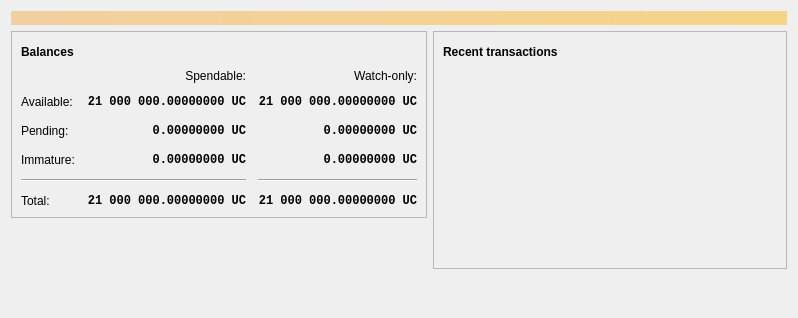
<?xml version="1.0" encoding="UTF-8"?>
<ui version="4.0">
 <class>OverviewPage</class>
 <widget class="QWidget" name="OverviewPage">
  <property name="geometry">
   <rect>
    <x>0</x>
    <y>0</y>
    <width>798</width>
    <height>318</height>
   </rect>
  </property>
  <property name="windowTitle">
   <string>Form</string>
  </property>
  <layout class="QVBoxLayout" name="topLayout">
   <item>
    <widget class="QLabel" name="labelAlerts">
     <property name="visible">
      <bool>false</bool>
     </property>
     <property name="styleSheet">
      <string notr="true">QLabel { background-color: qlineargradient(x1: 0, y1: 0, x2: 1, y2: 0, stop:0 #F0D0A0, stop:1 #F8D488); color:#000000; }</string>
     </property>
     <property name="wordWrap">
      <bool>true</bool>
     </property>
     <property name="margin">
      <number>3</number>
     </property>
     <property name="textInteractionFlags">
      <set>Qt::TextSelectableByMouse</set>
     </property>
    </widget>
   </item>
   <item>
    <layout class="QHBoxLayout" name="horizontalLayout" stretch="1,1">
     <item>
      <layout class="QVBoxLayout" name="verticalLayout_2">
       <item>
        <widget class="QFrame" name="frame">
         <property name="frameShape">
          <enum>QFrame::StyledPanel</enum>
         </property>
         <property name="frameShadow">
          <enum>QFrame::Raised</enum>
         </property>
         <layout class="QVBoxLayout" name="verticalLayout_4">
          <item>
           <layout class="QHBoxLayout" name="horizontalLayout_4">
            <item>
             <widget class="QLabel" name="label_5">
              <property name="font">
               <font>
                <weight>75</weight>
                <bold>true</bold>
               </font>
              </property>
              <property name="text">
               <string>Balances</string>
              </property>
             </widget>
            </item>
            <item>
             <widget class="QPushButton" name="labelWalletStatus">
              <property name="enabled">
               <bool>true</bool>
              </property>
              <property name="maximumSize">
               <size>
                <width>30</width>
                <height>16777215</height>
               </size>
              </property>
              <property name="toolTip">
               <string>The displayed information may be out of date. Your wallet automatically synchronizes with the Ultracoin network after a connection is established, but this process has not completed yet.</string>
              </property>
              <property name="text">
               <string/>
              </property>
              <property name="icon">
               <iconset resource="../ultracoin.qrc">
                <normaloff>:/icons/warning</normaloff>
                <disabledoff>:/icons/warning</disabledoff>:/icons/warning</iconset>
              </property>
              <property name="iconSize">
               <size>
                <width>24</width>
                <height>24</height>
               </size>
              </property>
              <property name="flat">
               <bool>true</bool>
              </property>
             </widget>
            </item>
            <item>
             <spacer name="horizontalSpacer_3">
              <property name="orientation">
               <enum>Qt::Horizontal</enum>
              </property>
              <property name="sizeHint" stdset="0">
               <size>
                <width>40</width>
                <height>20</height>
               </size>
              </property>
             </spacer>
            </item>
           </layout>
          </item>
          <item>
           <layout class="QGridLayout" name="gridLayout">
            <property name="spacing">
             <number>12</number>
            </property>
            <item row="2" column="2">
             <widget class="QLabel" name="labelWatchPending">
              <property name="font">
               <font>
                <family>Monospace</family>
                <weight>75</weight>
                <bold>true</bold>
               </font>
              </property>
              <property name="cursor">
               <cursorShape>IBeamCursor</cursorShape>
              </property>
              <property name="toolTip">
               <string>Unconfirmed transactions to watch-only addresses</string>
              </property>
              <property name="text">
               <string notr="true">0.00000000 UC</string>
              </property>
              <property name="alignment">
               <set>Qt::AlignRight|Qt::AlignTrailing|Qt::AlignVCenter</set>
              </property>
              <property name="textInteractionFlags">
               <set>Qt::LinksAccessibleByMouse|Qt::TextSelectableByKeyboard|Qt::TextSelectableByMouse</set>
              </property>
             </widget>
            </item>
            <item row="2" column="1">
             <widget class="QLabel" name="labelUnconfirmed">
              <property name="font">
               <font>
                <family>Monospace</family>
                <weight>75</weight>
                <bold>true</bold>
               </font>
              </property>
              <property name="cursor">
               <cursorShape>IBeamCursor</cursorShape>
              </property>
              <property name="toolTip">
               <string>Total of transactions that have yet to be confirmed, and do not yet count toward the spendable balance</string>
              </property>
              <property name="text">
               <string notr="true">0.00000000 UC</string>
              </property>
              <property name="alignment">
               <set>Qt::AlignRight|Qt::AlignTrailing|Qt::AlignVCenter</set>
              </property>
              <property name="textInteractionFlags">
               <set>Qt::LinksAccessibleByMouse|Qt::TextSelectableByKeyboard|Qt::TextSelectableByMouse</set>
              </property>
             </widget>
            </item>
            <item row="3" column="2">
             <widget class="QLabel" name="labelWatchImmature">
              <property name="font">
               <font>
                <family>Monospace</family>
                <weight>75</weight>
                <bold>true</bold>
               </font>
              </property>
              <property name="cursor">
               <cursorShape>IBeamCursor</cursorShape>
              </property>
              <property name="toolTip">
               <string>Mined balance in watch-only addresses that has not yet matured</string>
              </property>
              <property name="text">
               <string notr="true">0.00000000 UC</string>
              </property>
              <property name="alignment">
               <set>Qt::AlignRight|Qt::AlignTrailing|Qt::AlignVCenter</set>
              </property>
              <property name="textInteractionFlags">
               <set>Qt::LinksAccessibleByMouse|Qt::TextSelectableByKeyboard|Qt::TextSelectableByMouse</set>
              </property>
             </widget>
            </item>
            <item row="4" column="0" colspan="2">
             <widget class="Line" name="line">
              <property name="orientation">
               <enum>Qt::Horizontal</enum>
              </property>
             </widget>
            </item>
            <item row="4" column="2">
             <widget class="Line" name="lineWatchBalance">
              <property name="sizePolicy">
               <sizepolicy hsizetype="Preferred" vsizetype="Fixed">
                <horstretch>0</horstretch>
                <verstretch>0</verstretch>
               </sizepolicy>
              </property>
              <property name="minimumSize">
               <size>
                <width>140</width>
                <height>0</height>
               </size>
              </property>
              <property name="orientation">
               <enum>Qt::Horizontal</enum>
              </property>
             </widget>
            </item>
            <item row="5" column="0">
             <widget class="QLabel" name="labelTotalText">
              <property name="text">
               <string>Total:</string>
              </property>
             </widget>
            </item>
            <item row="3" column="1">
             <widget class="QLabel" name="labelImmature">
              <property name="font">
               <font>
                <family>Monospace</family>
                <weight>75</weight>
                <bold>true</bold>
               </font>
              </property>
              <property name="cursor">
               <cursorShape>IBeamCursor</cursorShape>
              </property>
              <property name="toolTip">
               <string>Mined balance that has not yet matured</string>
              </property>
              <property name="text">
               <string notr="true">0.00000000 UC</string>
              </property>
              <property name="alignment">
               <set>Qt::AlignRight|Qt::AlignTrailing|Qt::AlignVCenter</set>
              </property>
              <property name="textInteractionFlags">
               <set>Qt::LinksAccessibleByMouse|Qt::TextSelectableByKeyboard|Qt::TextSelectableByMouse</set>
              </property>
             </widget>
            </item>
            <item row="2" column="3">
             <spacer name="horizontalSpacer_2">
              <property name="orientation">
               <enum>Qt::Horizontal</enum>
              </property>
              <property name="sizeHint" stdset="0">
               <size>
                <width>40</width>
                <height>20</height>
               </size>
              </property>
             </spacer>
            </item>
            <item row="3" column="0">
             <widget class="QLabel" name="labelImmatureText">
              <property name="text">
               <string>Immature:</string>
              </property>
             </widget>
            </item>
            <item row="5" column="1">
             <widget class="QLabel" name="labelTotal">
              <property name="font">
               <font>
                <family>Monospace</family>
                <weight>75</weight>
                <bold>true</bold>
               </font>
              </property>
              <property name="cursor">
               <cursorShape>IBeamCursor</cursorShape>
              </property>
              <property name="toolTip">
               <string>Your current total balance</string>
              </property>
              <property name="text">
               <string notr="true">21 000 000.00000000 UC</string>
              </property>
              <property name="alignment">
               <set>Qt::AlignRight|Qt::AlignTrailing|Qt::AlignVCenter</set>
              </property>
              <property name="textInteractionFlags">
               <set>Qt::LinksAccessibleByMouse|Qt::TextSelectableByKeyboard|Qt::TextSelectableByMouse</set>
              </property>
             </widget>
            </item>
            <item row="5" column="2">
             <widget class="QLabel" name="labelWatchTotal">
              <property name="font">
               <font>
                <family>Monospace</family>
                <weight>75</weight>
                <bold>true</bold>
               </font>
              </property>
              <property name="cursor">
               <cursorShape>IBeamCursor</cursorShape>
              </property>
              <property name="toolTip">
               <string>Current total balance in watch-only addresses</string>
              </property>
              <property name="text">
               <string notr="true">21 000 000.00000000 UC</string>
              </property>
              <property name="alignment">
               <set>Qt::AlignRight|Qt::AlignTrailing|Qt::AlignVCenter</set>
              </property>
              <property name="textInteractionFlags">
               <set>Qt::LinksAccessibleByMouse|Qt::TextSelectableByKeyboard|Qt::TextSelectableByMouse</set>
              </property>
             </widget>
            </item>
            <item row="0" column="2">
             <widget class="QLabel" name="labelWatchonly">
              <property name="text">
               <string>Watch-only:</string>
              </property>
              <property name="alignment">
               <set>Qt::AlignRight|Qt::AlignTrailing|Qt::AlignVCenter</set>
              </property>
             </widget>
            </item>
            <item row="1" column="0">
             <widget class="QLabel" name="labelBalanceText">
              <property name="text">
               <string>Available:</string>
              </property>
             </widget>
            </item>
            <item row="1" column="1">
             <widget class="QLabel" name="labelBalance">
              <property name="font">
               <font>
                <family>Monospace</family>
                <weight>75</weight>
                <bold>true</bold>
               </font>
              </property>
              <property name="cursor">
               <cursorShape>IBeamCursor</cursorShape>
              </property>
              <property name="toolTip">
               <string>Your current spendable balance</string>
              </property>
              <property name="text">
               <string notr="true">21 000 000.00000000 UC</string>
              </property>
              <property name="alignment">
               <set>Qt::AlignRight|Qt::AlignTrailing|Qt::AlignVCenter</set>
              </property>
              <property name="textInteractionFlags">
               <set>Qt::LinksAccessibleByMouse|Qt::TextSelectableByKeyboard|Qt::TextSelectableByMouse</set>
              </property>
             </widget>
            </item>
            <item row="1" column="2">
             <widget class="QLabel" name="labelWatchAvailable">
              <property name="font">
               <font>
                <family>Monospace</family>
                <weight>75</weight>
                <bold>true</bold>
               </font>
              </property>
              <property name="cursor">
               <cursorShape>IBeamCursor</cursorShape>
              </property>
              <property name="toolTip">
               <string>Your current balance in watch-only addresses</string>
              </property>
              <property name="text">
               <string notr="true">21 000 000.00000000 UC</string>
              </property>
              <property name="alignment">
               <set>Qt::AlignRight|Qt::AlignTrailing|Qt::AlignVCenter</set>
              </property>
              <property name="textInteractionFlags">
               <set>Qt::LinksAccessibleByMouse|Qt::TextSelectableByKeyboard|Qt::TextSelectableByMouse</set>
              </property>
             </widget>
            </item>
            <item row="2" column="0">
             <widget class="QLabel" name="labelPendingText">
              <property name="text">
               <string>Pending:</string>
              </property>
             </widget>
            </item>
            <item row="0" column="1">
             <widget class="QLabel" name="labelSpendable">
              <property name="text">
               <string>Spendable:</string>
              </property>
              <property name="alignment">
               <set>Qt::AlignRight|Qt::AlignTrailing|Qt::AlignVCenter</set>
              </property>
             </widget>
            </item>
           </layout>
          </item>
         </layout>
        </widget>
       </item>
       <item>
        <spacer name="verticalSpacer">
         <property name="orientation">
          <enum>Qt::Vertical</enum>
         </property>
         <property name="sizeHint" stdset="0">
          <size>
           <width>20</width>
           <height>40</height>
          </size>
         </property>
        </spacer>
       </item>
      </layout>
     </item>
     <item>
      <layout class="QVBoxLayout" name="verticalLayout_3">
       <item>
        <widget class="QFrame" name="frame_2">
         <property name="frameShape">
          <enum>QFrame::StyledPanel</enum>
         </property>
         <property name="frameShadow">
          <enum>QFrame::Raised</enum>
         </property>
         <layout class="QVBoxLayout" name="verticalLayout">
          <item>
           <layout class="QHBoxLayout" name="horizontalLayout_2">
            <item>
             <widget class="QLabel" name="label_4">
              <property name="font">
               <font>
                <weight>75</weight>
                <bold>true</bold>
               </font>
              </property>
              <property name="text">
               <string>Recent transactions</string>
              </property>
             </widget>
            </item>
            <item>
             <widget class="QPushButton" name="labelTransactionsStatus">
              <property name="enabled">
               <bool>true</bool>
              </property>
              <property name="maximumSize">
               <size>
                <width>30</width>
                <height>16777215</height>
               </size>
              </property>
              <property name="toolTip">
               <string>The displayed information may be out of date. Your wallet automatically synchronizes with the Ultracoin network after a connection is established, but this process has not completed yet.</string>
              </property>
              <property name="text">
               <string/>
              </property>
              <property name="icon">
               <iconset resource="../ultracoin.qrc">
                <normaloff>:/icons/warning</normaloff>
                <disabledoff>:/icons/warning</disabledoff>:/icons/warning</iconset>
              </property>
              <property name="iconSize">
               <size>
                <width>24</width>
                <height>24</height>
               </size>
              </property>
              <property name="flat">
               <bool>true</bool>
              </property>
             </widget>
            </item>
            <item>
             <spacer name="horizontalSpacer">
              <property name="orientation">
               <enum>Qt::Horizontal</enum>
              </property>
              <property name="sizeHint" stdset="0">
               <size>
                <width>40</width>
                <height>20</height>
               </size>
              </property>
             </spacer>
            </item>
           </layout>
          </item>
          <item>
           <widget class="QListView" name="listTransactions">
            <property name="styleSheet">
             <string notr="true">QListView { background: transparent; }</string>
            </property>
            <property name="frameShape">
             <enum>QFrame::NoFrame</enum>
            </property>
            <property name="verticalScrollBarPolicy">
             <enum>Qt::ScrollBarAlwaysOff</enum>
            </property>
            <property name="horizontalScrollBarPolicy">
             <enum>Qt::ScrollBarAlwaysOff</enum>
            </property>
            <property name="selectionMode">
             <enum>QAbstractItemView::NoSelection</enum>
            </property>
           </widget>
          </item>
         </layout>
        </widget>
       </item>
       <item>
        <spacer name="verticalSpacer_2">
         <property name="orientation">
          <enum>Qt::Vertical</enum>
         </property>
         <property name="sizeHint" stdset="0">
          <size>
           <width>20</width>
           <height>40</height>
          </size>
         </property>
        </spacer>
       </item>
      </layout>
     </item>
    </layout>
   </item>
  </layout>
 </widget>
 <resources/>
 <connections/>
</ui>
